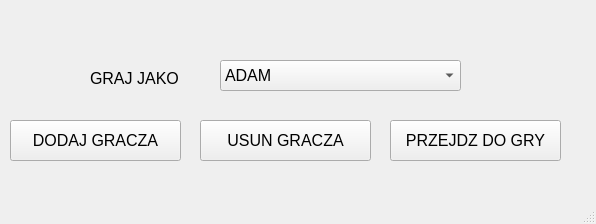
<?xml version="1.0" encoding="UTF-8"?>
<ui version="4.0">
 <class>graczWindow</class>
 <widget class="QMainWindow" name="graczWindow">
  <property name="geometry">
   <rect>
    <x>0</x>
    <y>0</y>
    <width>596</width>
    <height>224</height>
   </rect>
  </property>
  <property name="windowTitle">
   <string>MainWindow</string>
  </property>
  <widget class="QWidget" name="centralwidget">
   <widget class="QComboBox" name="cb_gracze">
    <property name="geometry">
     <rect>
      <x>220</x>
      <y>60</y>
      <width>241</width>
      <height>31</height>
     </rect>
    </property>
    <property name="font">
     <font>
      <pointsize>12</pointsize>
     </font>
    </property>
    <item>
     <property name="text">
      <string>ADAM</string>
     </property>
    </item>
    <item>
     <property name="text">
      <string>PIOTREK</string>
     </property>
    </item>
    <item>
     <property name="text">
      <string>PAWEL</string>
     </property>
    </item>
   </widget>
   <widget class="QLabel" name="l_gracze">
    <property name="geometry">
     <rect>
      <x>90</x>
      <y>70</y>
      <width>91</width>
      <height>16</height>
     </rect>
    </property>
    <property name="font">
     <font>
      <pointsize>12</pointsize>
     </font>
    </property>
    <property name="text">
     <string>GRAJ JAKO</string>
    </property>
   </widget>
   <widget class="QPushButton" name="pushButton">
    <property name="geometry">
     <rect>
      <x>10</x>
      <y>120</y>
      <width>171</width>
      <height>41</height>
     </rect>
    </property>
    <property name="font">
     <font>
      <pointsize>12</pointsize>
     </font>
    </property>
    <property name="text">
     <string>DODAJ GRACZA</string>
    </property>
   </widget>
   <widget class="QPushButton" name="pushButton_2">
    <property name="geometry">
     <rect>
      <x>200</x>
      <y>120</y>
      <width>171</width>
      <height>41</height>
     </rect>
    </property>
    <property name="font">
     <font>
      <pointsize>12</pointsize>
     </font>
    </property>
    <property name="text">
     <string>USUN GRACZA</string>
    </property>
   </widget>
   <widget class="QPushButton" name="pushButton_3">
    <property name="geometry">
     <rect>
      <x>390</x>
      <y>120</y>
      <width>171</width>
      <height>41</height>
     </rect>
    </property>
    <property name="font">
     <font>
      <pointsize>12</pointsize>
     </font>
    </property>
    <property name="text">
     <string>PRZEJDZ DO GRY</string>
    </property>
   </widget>
  </widget>
  <widget class="QMenuBar" name="menubar">
   <property name="geometry">
    <rect>
     <x>0</x>
     <y>0</y>
     <width>596</width>
     <height>21</height>
    </rect>
   </property>
  </widget>
  <widget class="QStatusBar" name="statusbar"/>
 </widget>
 <resources/>
 <connections/>
</ui>
